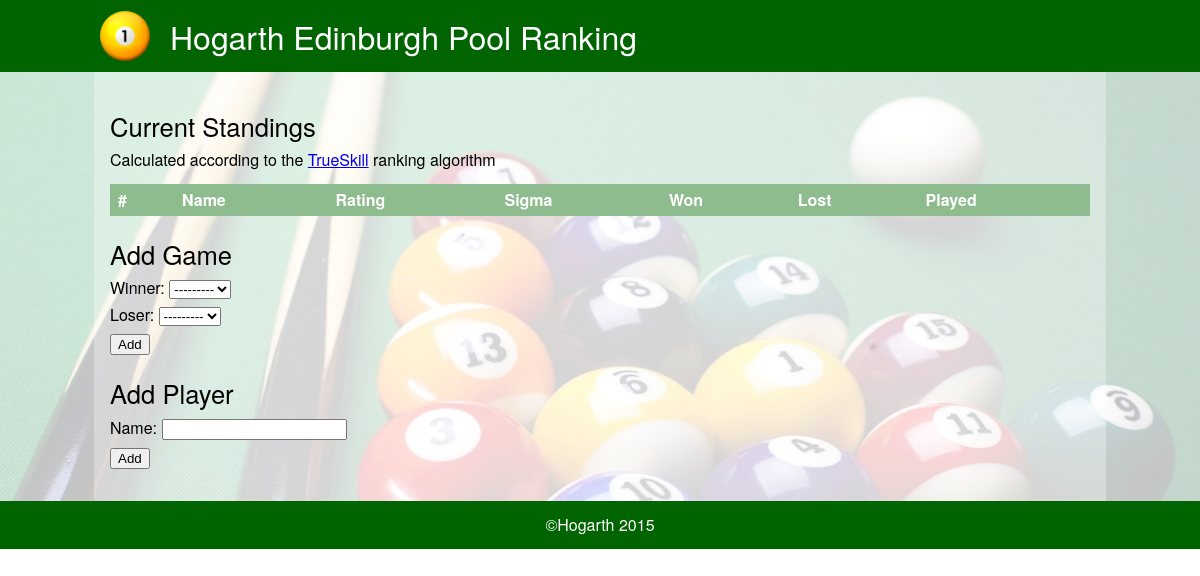
Before: / with the older database file.
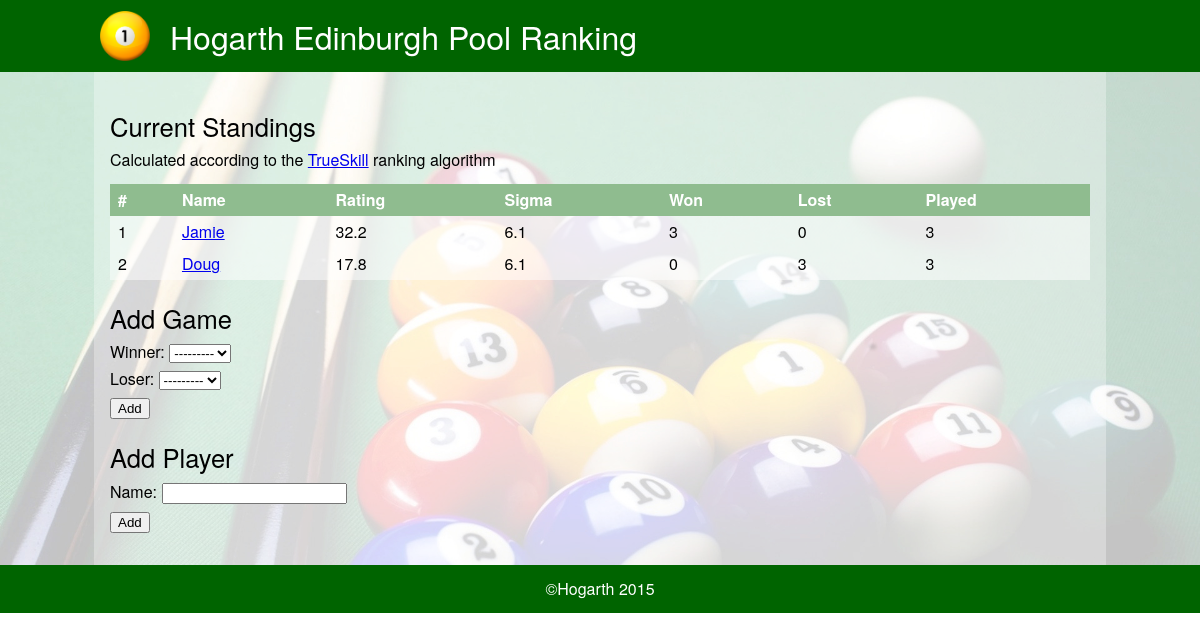
After: the same page with the newer database file.
### pool/models.py (models this page shows, shortened)
class Player(models.Model):
    name = models.CharField(max_length=265, unique=True)
    mu = models.FloatField(null=True)
    sigma = models.FloatField(null=True)
    objects = PlayerManager()
    @property
    def rating(self):#
        return Rating(self.mu, self.sigma)
    def __str__(self):
        return self.name

### pool/views.py (the view, shortened to what this page needs)
# urls.py: url(r'^$', 'home', name='home'),
def home(request):
    player_form = PlayerForm()
    game_form = GameForm()
    return render(request, 'pool/home.html', {
        'players': Player.objects.all(),
        'player_form': player_form,
        'game_form': game_form,
    })

### pool/forms.py (shortened to what this page needs)
class GameForm(forms.Form):
    winner = forms.ModelChoiceField(required=True, queryset=Player.objects.all())
    loser = forms.ModelChoiceField(required=True, queryset=Player.objects.all())

### pool/models.py (called while the page is built)
    def get_queryset(self):
        query = super(PlayerManager, self).get_queryset()
        return query.annotate(
            games_played=Count('games_won', distinct=True) + Count('games_lost', distinct=True)
        ).order_by('-mu', '-games_played')

### pool/templates/pool/home.html (shortened to what this page needs)
{% extends "pool/base.html" %}
{% block content %}
    <div id="standings">
        <h2>Current Standings</h2>
        <p>Calculated according to the <a href="https://en.wikipedia.org/wiki/TrueSkill">TrueSkill</a> ranking algorithm</p>
        <table>
            <thead>
                <tr>
                    <th>#</th>
                    <th>Name</th>
                    <th>Rating</th>
                    <th>Sigma</th>
                    <th>Won</th>
                    <th>Lost</th>
                    <th>Played</th>
                </tr>
            </thead>
            <tbody>
                {% for player in players %}
                    <tr>
                        <td>{{  forloop.counter }}</td>
                        <td><a href="{% url "player" player.id %}">{{ player.name }}</a></td>
                        <td>{{ player.mu|floatformat }}</td>
                        <td>{{ player.sigma|floatformat }}</td>
                        <td>{{ player.games_won.count }}</td>
                        <td>{{ player.games_lost.count }}</td>
                        <td>{{ player.games_played }}</td>
                    </tr>
                {% endfor %}
            </tbody>
        </table>
    </div>
    <h2>Add Game</h2>
    <form method="post" action="/">
        <div class="field">
            <label>{{ game_form.winner.label }}: {{ game_form.winner }}</label>
        </div>
        <div class="field">
            <label>{{ game_form.loser.label }}: {{ game_form.loser }}</label>
        </div>
        <input type="submit" name="game" value="Add">
    </form>
    <h2>Add Player</h2>
    <form method="post" action="/">
        <div class="field">
            <label>{{ player_form.name.label }}: {{ player_form.name }}</label>
        </div>
        <input type="submit" name="player" value="Add">
    </form>
{% endblock %}

### pool/templates/pool/base.html (shortened to what this page needs)
<!DOCTYPE html>
<html>
<head>
    <link rel="stylesheet" type="text/css" href="{{ STATIC_URL }}media/css/reset.css" />
    <link rel="stylesheet" type="text/css" href="{{ STATIC_URL }}media/css/vi-core.css" />
</head>
<body>
    <div id="header">
        <div class="container">
            <a href="{% url "home" %}">
                <div id="title">Hogarth Edinburgh Pool Ranking</div>
            </a>
        </div>
    </div>
    <div id="main">
        <div class="container">
            {% block content %}{% endblock %}
        </div>
    </div>
    <div id="footer">
         <div class="container">
            &copy;Hogarth 2015
        </div>
    </div>
</body>
</html>

### pool/static/media/css/vi-core.css (style rules this page uses)
body { font-family: "Helvetica Neue", Helvetica, Arial, sans-serif; }
h2 { font-size: 160%; margin-bottom: 0.5em; margin-top: 1em; }
.container { clear: left; margin: 0 auto; width: 1000px; }
#header, #footer { background: darkgreen; color: white; }
#header .container { background: url("/static/media/img/ball.png") no-repeat 0 50%; background-size: 5%; padding: 20px 0; }
#header a { color: white; text-decoration: none; }
#header #title { padding-left: 70px; font-size: 200%; }
#main { position: relative; overflow: hidden; background-image: url('/static/media/img/background.jpg'); background-repeat: no-repeat; background-position: 50% 0; -ms-background-size: cover; -o-background-size: cover; -moz-background-size: cover; -webkit-background-size: cover; background-size: cover; }
#main .container { background: rgba(255, 255, 255, 0.3); padding: 1em 1em 2em; width: 980px; }
#footer { padding: 1em; text-align: center; }
.field { margin: 0.5em 0; }
th { text-align: left; color: white; background: darkseagreen; font-weight: bold; }
table td, table th { padding: 0.5em; }
table { background: rgba(255, 255, 255, 0.5); width: 100% }
#standings table { margin-top: 1em; }

Changed rows visible on the page:
added Player: name "Jamie", mu "32.2", sigma "6.1", games_won.count "3", games_lost.count "0", games_played "3"
added Player: name "Doug", mu "17.8", sigma "6.1", games_won.count "0", games_lost.count "3", games_played "3"
